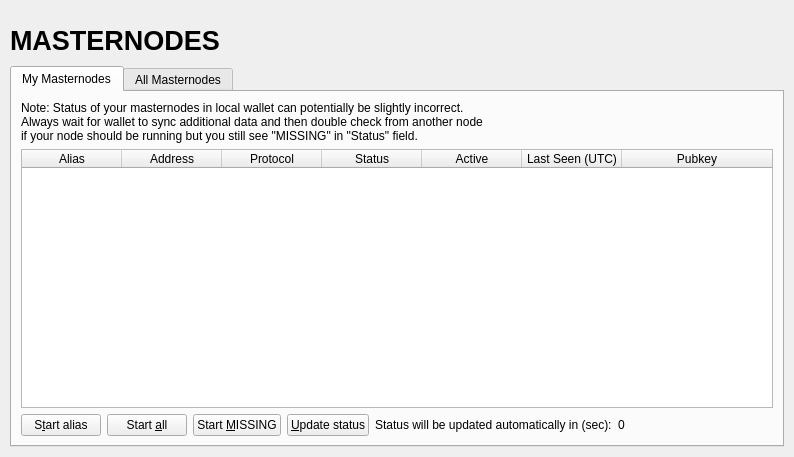
<?xml version="1.0" encoding="UTF-8"?>
<ui version="4.0">
 <class>MasternodeList</class>
 <widget class="QWidget" name="MasternodeList">
  <property name="geometry">
   <rect>
    <x>0</x>
    <y>0</y>
    <width>794</width>
    <height>457</height>
   </rect>
  </property>
  <property name="windowTitle">
   <string>Form</string>
  </property>
  <property name="styleSheet">
   <string notr="true"/>
  </property>
  <layout class="QVBoxLayout" name="topLayout">
   <property name="leftMargin">
    <number>10</number>
   </property>
   <property name="topMargin">
    <number>0</number>
   </property>
   <property name="rightMargin">
    <number>10</number>
   </property>
   <property name="bottomMargin">
    <number>10</number>
   </property>
   <item>
    <layout class="QVBoxLayout" name="verticalLayout">
     <property name="bottomMargin">
      <number>0</number>
     </property>
     <item>
      <spacer name="horizontalSpacer0">
       <property name="orientation">
        <enum>Qt::Horizontal</enum>
       </property>
       <property name="sizeHint" stdset="0">
        <size>
         <width>40</width>
         <height>20</height>
        </size>
       </property>
      </spacer>
     </item>
     <item>
      <widget class="QLabel" name="labelOverviewHeaderLeft">
       <property name="minimumSize">
        <size>
         <width>464</width>
         <height>40</height>
        </size>
       </property>
       <property name="maximumSize">
        <size>
         <width>16777215</width>
         <height>40</height>
        </size>
       </property>
       <property name="font">
        <font>
         <pointsize>20</pointsize>
         <weight>75</weight>
         <bold>true</bold>
        </font>
       </property>
       <property name="text">
        <string>MASTERNODES</string>
       </property>
      </widget>
     </item>
     <item>
      <widget class="QTabWidget" name="tabWidget">
       <property name="currentIndex">
        <number>0</number>
       </property>
       <widget class="QWidget" name="tabMyMasternodes">
        <attribute name="title">
         <string>My Masternodes</string>
        </attribute>
        <layout class="QGridLayout" name="gridLayout_2">
         <item row="0" column="0">
          <layout class="QVBoxLayout" name="verticalLayout_2">
           <property name="bottomMargin">
            <number>0</number>
           </property>
           <item>
            <layout class="QHBoxLayout" name="horizontalLayout_note">
             <property name="bottomMargin">
              <number>0</number>
             </property>
             <item>
              <widget class="QLabel" name="updateNote">
               <property name="text">
                <string>Note: Status of your masternodes in local wallet can potentially be slightly incorrect.&lt;br /&gt;Always wait for wallet to sync additional data and then double check from another node&lt;br /&gt;if your node should be running but you still see &quot;MISSING&quot; in &quot;Status&quot; field.</string>
               </property>
              </widget>
             </item>
            </layout>
           </item>
           <item>
            <widget class="QTableWidget" name="tableWidgetMyMasternodes">
             <property name="minimumSize">
              <size>
               <width>695</width>
               <height>0</height>
              </size>
             </property>
             <property name="editTriggers">
              <set>QAbstractItemView::NoEditTriggers</set>
             </property>
             <property name="alternatingRowColors">
              <bool>true</bool>
             </property>
             <property name="selectionMode">
              <enum>QAbstractItemView::SingleSelection</enum>
             </property>
             <property name="selectionBehavior">
              <enum>QAbstractItemView::SelectRows</enum>
             </property>
             <property name="sortingEnabled">
              <bool>true</bool>
             </property>
             <attribute name="horizontalHeaderStretchLastSection">
              <bool>true</bool>
             </attribute>
             <column>
              <property name="text">
               <string>Alias</string>
              </property>
             </column>
             <column>
              <property name="text">
               <string>Address</string>
              </property>
             </column>
             <column>
              <property name="text">
               <string>Protocol</string>
              </property>
             </column>
             <column>
              <property name="text">
               <string>Status</string>
              </property>
             </column>
             <column>
              <property name="text">
               <string>Active</string>
              </property>
             </column>
             <column>
              <property name="text">
               <string>Last Seen (UTC)</string>
              </property>
             </column>
             <column>
              <property name="text">
               <string>Pubkey</string>
              </property>
             </column>
            </widget>
           </item>
           <item>
            <layout class="QHBoxLayout" name="horizontalLayout_5">
             <property name="bottomMargin">
              <number>0</number>
             </property>
             <item>
              <widget class="QPushButton" name="startButton">
               <property name="text">
                <string>S&amp;tart alias</string>
               </property>
              </widget>
             </item>
             <item>
              <widget class="QPushButton" name="startAllButton">
               <property name="text">
                <string>Start &amp;all</string>
               </property>
              </widget>
             </item>
             <item>
              <widget class="QPushButton" name="startMissingButton">
               <property name="text">
                <string>Start &amp;MISSING</string>
               </property>
              </widget>
             </item>
             <item>
              <widget class="QPushButton" name="UpdateButton">
               <property name="text">
                <string>&amp;Update status</string>
               </property>
              </widget>
             </item>
             <item>
              <widget class="QLabel" name="autoupdate_label">
               <property name="text">
                <string>Status will be updated automatically in (sec):</string>
               </property>
              </widget>
             </item>
             <item>
              <widget class="QLabel" name="secondsLabel">
               <property name="text">
                <string>0</string>
               </property>
              </widget>
             </item>
             <item>
              <spacer name="horizontalSpacer_5">
               <property name="orientation">
                <enum>Qt::Horizontal</enum>
               </property>
               <property name="sizeHint" stdset="0">
                <size>
                 <width>40</width>
                 <height>20</height>
                </size>
               </property>
              </spacer>
             </item>
            </layout>
           </item>
          </layout>
         </item>
        </layout>
       </widget>
       <widget class="QWidget" name="tabAllMasternodes">
        <attribute name="title">
         <string>All Masternodes</string>
        </attribute>
        <layout class="QGridLayout" name="gridLayout">
         <item row="1" column="0">
          <widget class="QTableWidget" name="tableWidgetMasternodes">
           <property name="editTriggers">
            <set>QAbstractItemView::NoEditTriggers</set>
           </property>
           <property name="alternatingRowColors">
            <bool>true</bool>
           </property>
           <property name="selectionBehavior">
            <enum>QAbstractItemView::SelectRows</enum>
           </property>
           <property name="sortingEnabled">
            <bool>true</bool>
           </property>
           <attribute name="horizontalHeaderStretchLastSection">
            <bool>true</bool>
           </attribute>
           <column>
            <property name="text">
             <string>Address</string>
            </property>
           </column>
           <column>
            <property name="text">
             <string>Protocol</string>
            </property>
           </column>
           <column>
            <property name="text">
             <string>Status</string>
            </property>
           </column>
           <column>
            <property name="text">
             <string>Active</string>
            </property>
           </column>
           <column>
            <property name="text">
             <string>Last Seen (UTC)</string>
            </property>
           </column>
           <column>
            <property name="text">
             <string>Pubkey</string>
            </property>
           </column>
          </widget>
         </item>
         <item row="0" column="0">
          <layout class="QHBoxLayout" name="horizontalLayout_3">
           <property name="bottomMargin">
            <number>0</number>
           </property>
           <item>
            <widget class="QLabel" name="label_filter">
             <property name="text">
              <string>Filter List:</string>
             </property>
            </widget>
           </item>
           <item>
            <widget class="QLineEdit" name="filterLineEdit">
             <property name="toolTip">
              <string>Filter masternode list</string>
             </property>
            </widget>
           </item>
           <item>
            <spacer name="horizontalSpacer_3">
             <property name="orientation">
              <enum>Qt::Horizontal</enum>
             </property>
             <property name="sizeHint" stdset="0">
              <size>
               <width>10</width>
               <height>20</height>
              </size>
             </property>
            </spacer>
           </item>
           <item>
            <widget class="QLabel" name="label_count">
             <property name="text">
              <string>Node Count:</string>
             </property>
            </widget>
           </item>
           <item>
            <widget class="QLabel" name="countLabel">
             <property name="text">
              <string>0</string>
             </property>
            </widget>
           </item>
          </layout>
         </item>
        </layout>
       </widget>
      </widget>
     </item>
    </layout>
   </item>
  </layout>
 </widget>
 <resources/>
 <connections/>
</ui>
